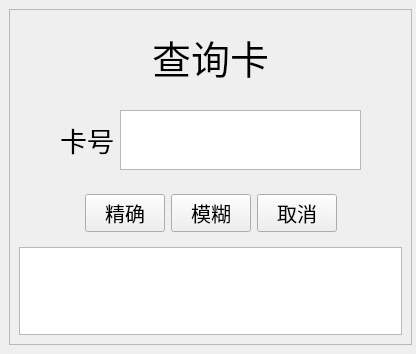
<?xml version="1.0" encoding="UTF-8"?>
<ui version="4.0">
 <class>query</class>
 <widget class="QMainWindow" name="query">
  <property name="geometry">
   <rect>
    <x>0</x>
    <y>0</y>
    <width>416</width>
    <height>354</height>
   </rect>
  </property>
  <property name="windowTitle">
   <string>query</string>
  </property>
  <widget class="QWidget" name="centralwidget">
   <layout class="QVBoxLayout" name="verticalLayout_2">
    <property name="rightMargin">
     <number>4</number>
    </property>
    <item>
     <widget class="QScrollArea" name="scrollArea">
      <property name="widgetResizable">
       <bool>true</bool>
      </property>
      <widget class="QWidget" name="scrollAreaWidgetContents">
       <property name="geometry">
        <rect>
         <x>0</x>
         <y>0</y>
         <width>401</width>
         <height>334</height>
        </rect>
       </property>
       <layout class="QVBoxLayout" name="verticalLayout">
        <item>
         <widget class="QWidget" name="widget" native="true">
          <property name="font">
           <font>
            <pointsize>12</pointsize>
           </font>
          </property>
          <layout class="QHBoxLayout" name="horizontalLayout">
           <item>
            <spacer name="horizontalSpacer">
             <property name="orientation">
              <enum>Qt::Horizontal</enum>
             </property>
             <property name="sizeHint" stdset="0">
              <size>
               <width>40</width>
               <height>20</height>
              </size>
             </property>
            </spacer>
           </item>
           <item>
            <widget class="QLabel" name="label">
             <property name="font">
              <font>
               <pointsize>29</pointsize>
              </font>
             </property>
             <property name="text">
              <string>查询卡</string>
             </property>
            </widget>
           </item>
           <item>
            <spacer name="horizontalSpacer_2">
             <property name="orientation">
              <enum>Qt::Horizontal</enum>
             </property>
             <property name="sizeHint" stdset="0">
              <size>
               <width>40</width>
               <height>20</height>
              </size>
             </property>
            </spacer>
           </item>
          </layout>
         </widget>
        </item>
        <item>
         <layout class="QGridLayout" name="gridLayout">
          <item row="0" column="0">
           <widget class="QWidget" name="widget_3" native="true">
            <layout class="QHBoxLayout" name="horizontalLayout_3">
             <item>
              <spacer name="horizontalSpacer_7">
               <property name="orientation">
                <enum>Qt::Horizontal</enum>
               </property>
               <property name="sizeHint" stdset="0">
                <size>
                 <width>40</width>
                 <height>20</height>
                </size>
               </property>
              </spacer>
             </item>
             <item>
              <widget class="QLabel" name="label_3">
               <property name="maximumSize">
                <size>
                 <width>100</width>
                 <height>16777215</height>
                </size>
               </property>
               <property name="font">
                <font>
                 <pointsize>20</pointsize>
                </font>
               </property>
               <property name="text">
                <string>卡号</string>
               </property>
               <property name="alignment">
                <set>Qt::AlignRight|Qt::AlignTrailing|Qt::AlignVCenter</set>
               </property>
              </widget>
             </item>
             <item>
              <widget class="QTextEdit" name="ID">
               <property name="maximumSize">
                <size>
                 <width>250</width>
                 <height>60</height>
                </size>
               </property>
               <property name="font">
                <font>
                 <pointsize>28</pointsize>
                </font>
               </property>
               <property name="cursor" stdset="0">
                <cursorShape>IBeamCursor</cursorShape>
               </property>
               <property name="layoutDirection">
                <enum>Qt::LeftToRight</enum>
               </property>
              </widget>
             </item>
             <item>
              <spacer name="horizontalSpacer_8">
               <property name="orientation">
                <enum>Qt::Horizontal</enum>
               </property>
               <property name="sizeHint" stdset="0">
                <size>
                 <width>40</width>
                 <height>20</height>
                </size>
               </property>
              </spacer>
             </item>
            </layout>
           </widget>
          </item>
          <item row="1" column="0">
           <widget class="QWidget" name="widget_5" native="true">
            <layout class="QHBoxLayout" name="horizontalLayout_5">
             <item>
              <spacer name="horizontalSpacer_10">
               <property name="orientation">
                <enum>Qt::Horizontal</enum>
               </property>
               <property name="sizeHint" stdset="0">
                <size>
                 <width>40</width>
                 <height>20</height>
                </size>
               </property>
              </spacer>
             </item>
             <item>
              <widget class="QPushButton" name="QUERY">
               <property name="font">
                <font>
                 <pointsize>15</pointsize>
                </font>
               </property>
               <property name="text">
                <string>精确</string>
               </property>
              </widget>
             </item>
             <item>
              <widget class="QPushButton" name="QUERY_2">
               <property name="font">
                <font>
                 <pointsize>15</pointsize>
                </font>
               </property>
               <property name="text">
                <string>模糊</string>
               </property>
              </widget>
             </item>
             <item>
              <widget class="QPushButton" name="NO">
               <property name="font">
                <font>
                 <pointsize>15</pointsize>
                </font>
               </property>
               <property name="text">
                <string>取消</string>
               </property>
              </widget>
             </item>
             <item>
              <spacer name="horizontalSpacer_4">
               <property name="orientation">
                <enum>Qt::Horizontal</enum>
               </property>
               <property name="sizeHint" stdset="0">
                <size>
                 <width>40</width>
                 <height>20</height>
                </size>
               </property>
              </spacer>
             </item>
            </layout>
           </widget>
          </item>
         </layout>
        </item>
        <item>
         <widget class="QTableWidget" name="table"/>
        </item>
       </layout>
      </widget>
     </widget>
    </item>
   </layout>
  </widget>
 </widget>
 <resources/>
 <connections/>
</ui>
